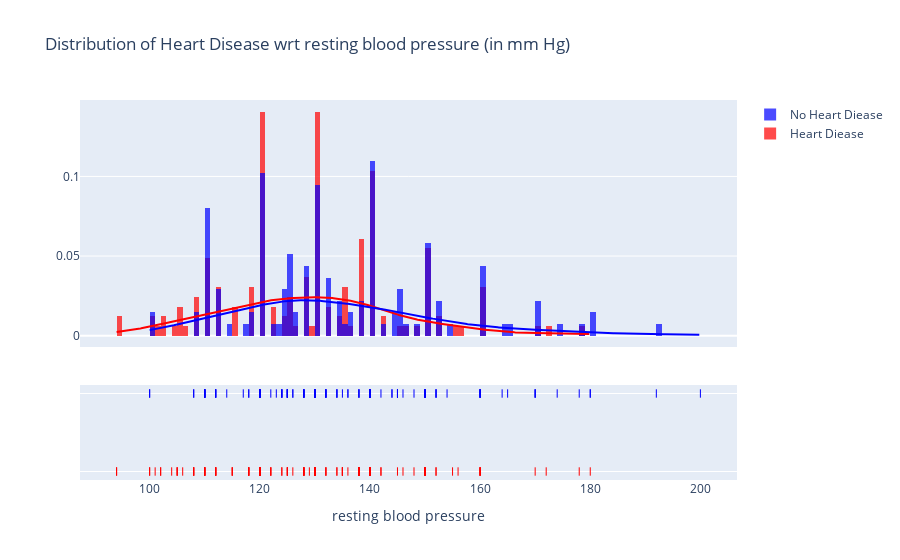

The notebook cell this image was saved under:
### Code cell
ff_age = ff.create_distplot([heart_df[heart_df.output==1].trtbps, heart_df[heart_df.output==0].trtbps],
                           ['Heart Diease', 'No Heart Diease'], colors=['red', 'blue'])
ff_age.update_layout(title='Distribution of Heart Disease wrt resting blood pressure (in mm Hg)', xaxis_title='resting blood pressure')
ff_age.show()

### Figure 1 — Plotly figure (JSON) as saved in the notebook; plotly's stock layout.template omitted (floating-point values rounded to 4 significant figures; data arrays with more than 128 entries replaced by an {"elided": "..."} marker saying what was removed)
{"data": [{"histnorm": "probability density", "legendgroup": "Heart Diease", "marker": {"color": "red"}, "name": "Heart Diease", "opacity": 0.7, "type": "histogram", "x": {"elided": "165 int values"}, "xaxis": "x", "xbins": {"end": 180, "size": 1, "start": 94}, "yaxis": "y"}, {"histnorm": "probability density", "legendgroup": "No Heart Diease", "marker": {"color": "blue"}, "name": "No Heart Diease", "opacity": 0.7, "type": "histogram", "x": {"elided": "138 int values"}, "xaxis": "x", "xbins": {"end": 200, "size": 1, "start": 100}, "yaxis": "y"}, {"legendgroup": "Heart Diease", "marker": {"color": "red"}, "mode": "lines", "name": "Heart Diease", "showlegend": false, "type": "scatter", "x": {"elided": "500 float values"}, "xaxis": "x", "y": {"elided": "500 float values"}, "yaxis": "y"}, {"legendgroup": "No Heart Diease", "marker": {"color": "blue"}, "mode": "lines", "name": "No Heart Diease", "showlegend": false, "type": "scatter", "x": {"elided": "500 float values"}, "xaxis": "x", "y": {"elided": "500 float values"}, "yaxis": "y"}, {"legendgroup": "Heart Diease", "marker": {"color": "red", "symbol": "line-ns-open"}, "mode": "markers", "name": "Heart Diease", "showlegend": false, "type": "scatter", "x": {"elided": "165 int values"}, "xaxis": "x", "y": {"elided": "165 str values"}, "yaxis": "y2"}, {"legendgroup": "No Heart Diease", "marker": {"color": "blue", "symbol": "line-ns-open"}, "mode": "markers", "name": "No Heart Diease", "showlegend": false, "type": "scatter", "x": {"elided": "138 int values"}, "xaxis": "x", "y": {"elided": "138 str values"}, "yaxis": "y2"}], "layout": {"autosize": true, "barmode": "overlay", "hovermode": "closest", "legend": {"traceorder": "reversed"}, "title": {"text": "Distribution of Heart Disease wrt resting blood pressure (in mm Hg)"}, "xaxis": {"anchor": "y2", "autorange": true, "domain": [0, 1], "range": [87.53, 206.5], "title": {"text": "resting blood pressure"}, "type": "linear", "zeroline": false}, "yaxis": {"anchor": "free", "autorange": true, "domain": [0.35, 1], "position": 0, "range": [-0.007101, 0.148], "type": "linear"}, "yaxis2": {"anchor": "x", "autorange": true, "domain": [0, 0.25], "dtick": 1, "range": [-0.1818, 1.182], "showticklabels": false, "type": "category"}}}
